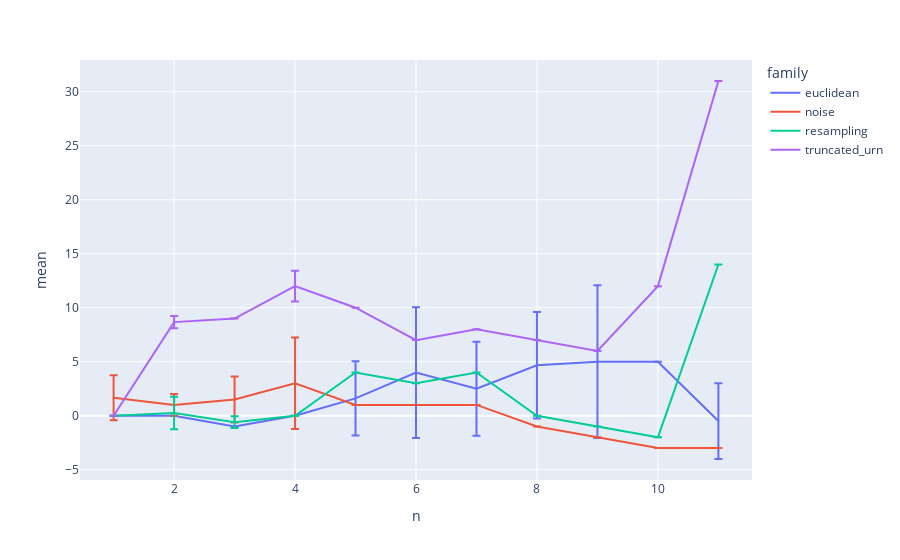

Notebook code for this chart:
### Code cell
px.line(df['count'].reset_index(), x='n', y='mean', color='family', error_y='std')

### Figure 1 — Plotly figure (JSON) as saved in the notebook; plotly's stock layout.template omitted (floating-point values rounded to 4 significant figures)
{"data": [{"error_y": {"array": [0, 0, 0, 0, 3.435, 6.055, 4.359, 4.933, 7.071, null, 3.512]}, "hovertemplate": "family=euclidean<br>n=%{x}<br>mean=%{y}<extra></extra>", "legendgroup": "euclidean", "line": {"color": "#636efa", "dash": "solid"}, "marker": {"symbol": "circle"}, "mode": "lines", "name": "euclidean", "orientation": "v", "showlegend": true, "type": "scatter", "x": [1, 2, 3, 4, 5, 6, 7, 8, 9, 10, 11], "xaxis": "x", "y": [0, 0, -1, 0, 1.6, 4, 2.5, 4.667, 5, 5, -0.5], "yaxis": "y"}, {"error_y": {"array": [2.082, 1, 2.121, 4.243, null, null, null, null, null, null, null]}, "hovertemplate": "family=noise<br>n=%{x}<br>mean=%{y}<extra></extra>", "legendgroup": "noise", "line": {"color": "#EF553B", "dash": "solid"}, "marker": {"symbol": "circle"}, "mode": "lines", "name": "noise", "orientation": "v", "showlegend": true, "type": "scatter", "x": [1, 2, 3, 4, 5, 6, 7, 8, 9, 10, 11], "xaxis": "x", "y": [1.667, 1, 1.5, 3, 1, 1, 1, -1, -2, -3, -3], "yaxis": "y"}, {"error_y": {"array": [0, 1.5, 0.5477, null, null, null, null, null, null, null, null]}, "hovertemplate": "family=resampling<br>n=%{x}<br>mean=%{y}<extra></extra>", "legendgroup": "resampling", "line": {"color": "#00cc96", "dash": "solid"}, "marker": {"symbol": "circle"}, "mode": "lines", "name": "resampling", "orientation": "v", "showlegend": true, "type": "scatter", "x": [1, 2, 3, 4, 5, 6, 7, 8, 9, 10, 11], "xaxis": "x", "y": [0, 0.25, -0.6, 0, 4, 3, 4, 0, -1, -2, 14], "yaxis": "y"}, {"error_y": {"array": [0, 0.5774, null, 1.414, null, null, null, null, null, null, null]}, "hovertemplate": "family=truncated_urn<br>n=%{x}<br>mean=%{y}<extra></extra>", "legendgroup": "truncated_urn", "line": {"color": "#ab63fa", "dash": "solid"}, "marker": {"symbol": "circle"}, "mode": "lines", "name": "truncated_urn", "orientation": "v", "showlegend": true, "type": "scatter", "x": [1, 2, 3, 4, 5, 6, 7, 8, 9, 10, 11], "xaxis": "x", "y": [0, 8.667, 9, 12, 10, 7, 8, 7, 6, 12, 31], "yaxis": "y"}], "layout": {"legend": {"title": {"text": "family"}, "tracegroupgap": 0}, "margin": {"t": 60}, "xaxis": {"anchor": "y", "domain": [0, 1], "title": {"text": "n"}}, "yaxis": {"anchor": "x", "domain": [0, 1], "title": {"text": "mean"}}}}
